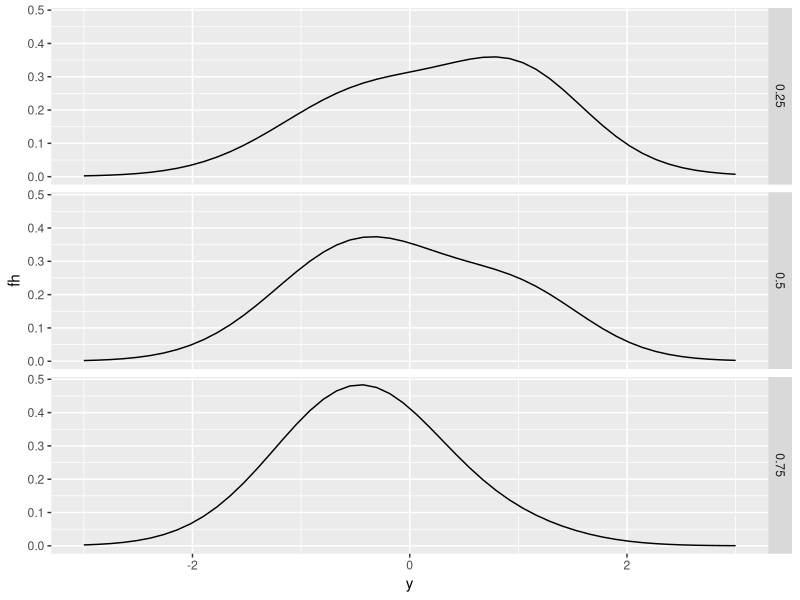

Reproduce this figure in R.
library(ggplot2)
library(readr)
library(tidyr)

# Load the data
df <- readr::read_csv("data/dgp-normal-normal-example2.csv")

# Munge the data
df <- 
    df |> 
    dplyr::mutate(x = factor(x)) # |>
    # tidyr::pivot_longer(c(fh, f0))
head(df)

# Plot the conditional posterior predictive densities
df |> 
    ggplot2::ggplot(ggplot2::aes(x = y, y = fh)) + 
    ggplot2::facet_grid(row = ggplot2::vars(x)) +
    ggplot2::geom_line()
